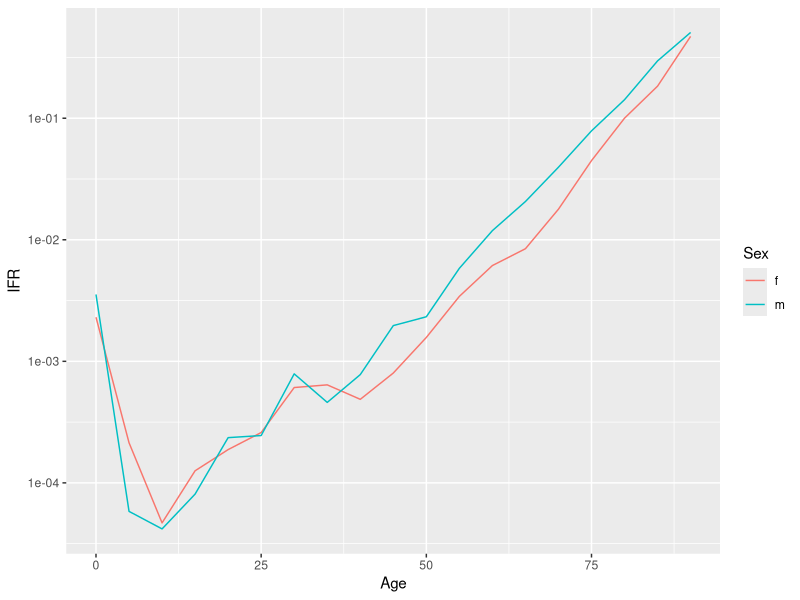

Reproduce this figure in R.
# Description:
# Summarize EXCESS deaths since 24th February, 2020, in all countries by sex and age 
Sys.setenv(LANG = "en")
Sys.setlocale("LC_ALL","English")
rm(list=ls())
pkgs <- c("tidyverse",
          "lubridate",
          "haven",
          "readxl")

lapply(pkgs, require, character.only = T)

db_exc <- read_csv("Output/spain_excess_until_seroprev.csv")

db_ser <- read_csv("Data/spain_seroprev_round1.csv")

# db_e <- read_rds("Data/OffsetsHMD.rds")

db_deaths <- db_exc %>% 
  select(Sex, Age, Excess, Exposure) %>% 
  rename(Deaths = Excess) %>% 
  filter(Age != "All") %>% 
  mutate(Age = as.integer(Age))

# Reestimation of infection rates grouping age groups <1 and 1-4
db_ser2 <- db_ser %>% 
  gather(-Age, key = "Measure", value = "Val") %>% 
  separate(Measure, c("Measure", "Sex"), sep = "_") %>% 
  spread(Measure, Val) %>% 
  select(Age, Sex, smpl, pstv) %>% 
  mutate(inf = round(smpl * pstv / 100),
         Age = ifelse(Age == "1", "0", Age),
         Sex = ifelse(Sex == "t", "b", Sex)) %>% 
  group_by(Sex, Age) %>% 
  summarise(smpl = sum(smpl),
            inf = sum(inf)) %>% 
  ungroup() %>% 
  mutate(IR = inf / smpl,
         Age = as.integer(Age)) %>% 
  select(Sex, Age, IR) %>% 
  arrange(Sex, suppressWarnings(as.integer(Age)))

db_ifr_age <- db_deaths %>% 
  left_join(db_ser2) %>% 
  mutate(Infected = Exposure * IR,
         IFR = Deaths / Infected,
         Age = as.character(Age)) %>% 
  select(Sex, Age, Deaths, Exposure, IR, Infected, IFR)

# Overall IFR in Spain
db_ifr_age %>%
  group_by(Sex) %>% 
  summarise(Infected = sum(Infected),
            Deaths = sum(Deaths)) %>% 
  ungroup() %>% 
  mutate(Overall_IFR = Deaths / Infected)
  
write_csv(db_ifr_age,  path = "Output/spain_age_sex_ifr.csv")

# plotting age- and sex-specific IFR in Spain
db_ifr_age %>% 
  mutate(Age = as.integer(Age)) %>% 
  ggplot()+
  geom_line(aes(Age, IFR, col = Sex))+
  scale_y_log10()
